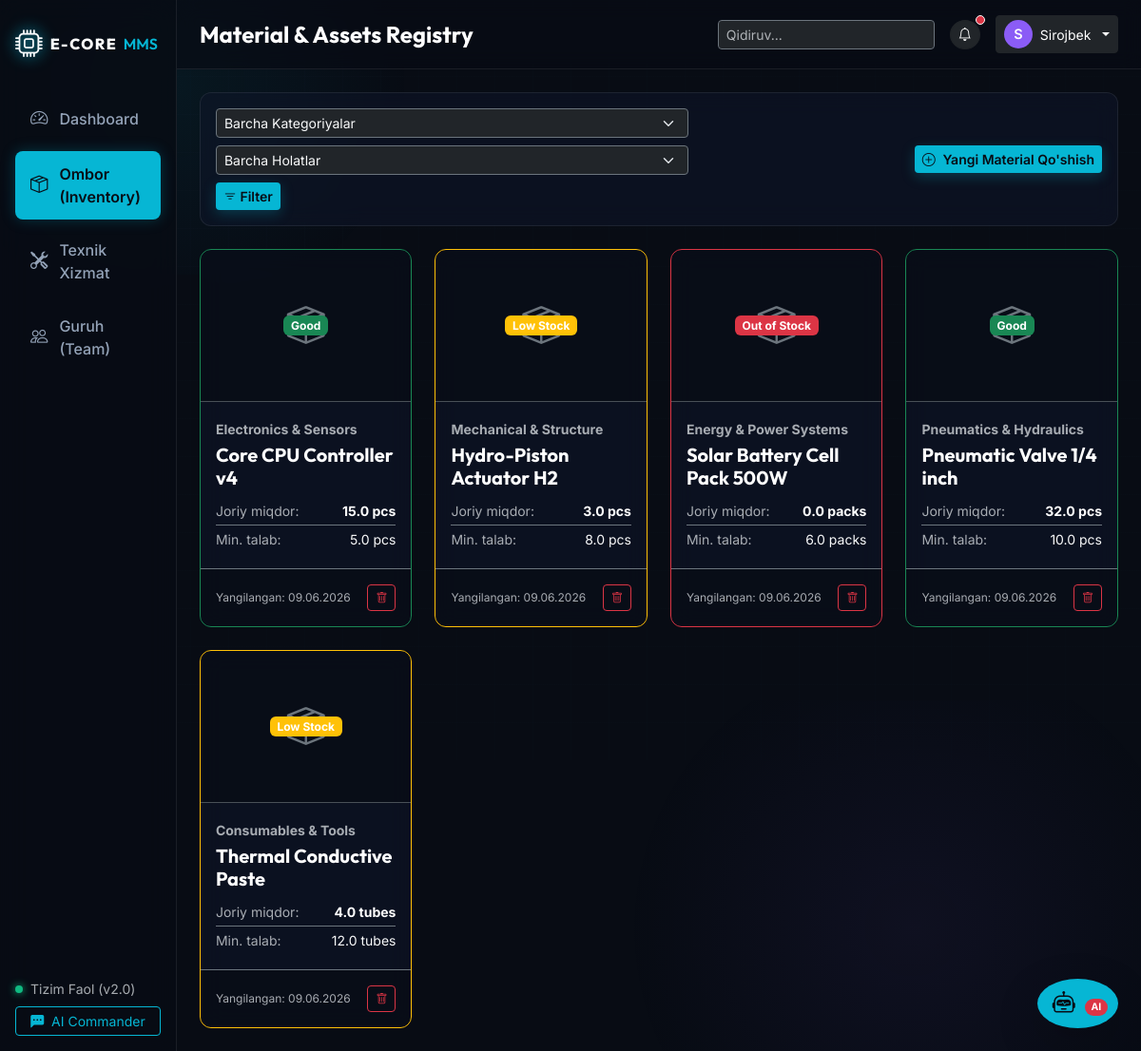
/materials/, run on the app's committed database.
### mms_app/models.py (models this page shows, shortened)
class Material(models.Model):
    CATEGORY_CHOICES = [
        ('electronics', 'Electronics & Sensors'),
        ('mechanical', 'Mechanical & Structure'),
        ('energy', 'Energy & Power Systems'),
        ('pneumatics', 'Pneumatics & Hydraulics'),
        ('consumables', 'Consumables & Tools'),
    ]
    name = models.CharField(max_length=150)
    category = models.CharField(max_length=50, choices=CATEGORY_CHOICES, default='electronics')
    quantity = models.FloatField(default=0.0)
    unit = models.CharField(max_length=20, default='pcs')
    min_required = models.FloatField(default=0.0)
    image = models.ImageField(upload_to='materials/', blank=True, null=True)
    last_updated = models.DateTimeField(auto_now=True)
    @property
    def status(self):
        if self.quantity <= 0:
            return 'Out of Stock'
        elif self.quantity <= self.min_required:
            return 'Low Stock'
        return 'Good'
    @property
    def status_class(self):
        if self.quantity <= 0:
            return 'danger'
        elif self.quantity <= self.min_required:
            return 'warning'
        return 'success'

### mms_app/views.py (the view, shortened to what this page needs)
# urls.py: path('materials/', views.materials_list, name='materials'),
def materials_list(request):
    category_filter = request.GET.get('category', '')
    status_filter = request.GET.get('status', '')
    materials = Material.objects.all()
    if category_filter:
        materials = materials.filter(category=category_filter)
    filtered_materials = []
    for m in materials:
        if status_filter == 'out' and m.quantity > 0:
            continue
        if status_filter == 'low' and (m.quantity <= 0 or m.quantity > m.min_required):
            continue
        if status_filter == 'good' and m.quantity <= m.min_required:
            continue
        filtered_materials.append(m)
    categories = Material.CATEGORY_CHOICES
    context = {
        'materials': filtered_materials,
        'categories': categories,
        'selected_category': category_filter,
        'selected_status': status_filter,
        'page_title': 'Inventory Registry'
    }
    return render(request, 'materials.html', context)

### mms_app/templates/materials.html (shortened to what this page needs)
{% extends 'base.html' %}
{% load static %}
{% block header_title %}Material & Assets Registry{% endblock %}
{% block content %}
<div class="glass-panel p-3 mb-4 border-glass d-flex flex-wrap align-items-center justify-content-between gap-3">
    <form method="GET" class="d-flex flex-wrap gap-2 align-items-center">
        <select name="category" class="form-select form-select-sm bg-dark border-secondary text-light width-auto">
            <option value="">Barcha Kategoriyalar</option>
        </select>
        <select name="status" class="form-select form-select-sm bg-dark border-secondary text-light width-auto">
            <option value="">Barcha Holatlar</option>
        </select>
        <button type="submit" class="btn btn-cyan btn-sm"><i class="bi bi-filter"></i> Filter</button>
    </form>
    <button type="button" class="btn btn-cyan btn-sm" data-bs-toggle="modal" data-bs-target="#addMaterialModal">
        <i class="bi bi-plus-circle me-1"></i> Yangi Material Qo'shish
    </button>
</div>
<div class="row g-4">
    {% if materials %}
        {% for material in materials %}
        <div class="col-12 col-md-6 col-lg-4 col-xl-3">
            <div class="material-card glass-panel h-100 border-{{ material.status_class }} d-flex flex-column justify-content-between overflow-hidden">
                <div>
                    <div class="material-image-area position-relative bg-dark-opacity border-bottom d-flex align-items-center justify-content-center" style="height: 160px;">
                        <span class="position-absolute top-2 end-2 badge bg-{{ material.status_class }}">
                            {{ material.status }}
                        </span>
                    </div>
                    <div class="p-3">
                        <span class="text-muted small uppercase fw-bold">{{ material.get_category_display }}</span>
                        <h5 class="font-outfit text-white fw-bold mt-1 mb-2">{{ material.name }}</h5>
                        <div class="d-flex justify-content-between border-bottom border-secondary py-1 small">
                            <span class="text-muted">Joriy miqdor:</span>
                            <span class="text-white fw-bold">{{ material.quantity }} {{ material.unit }}</span>
                        </div>
                        <div class="d-flex justify-content-between py-1 small">
                            <span class="text-muted">Min. talab:</span>
                            <span class="text-light">{{ material.min_required }} {{ material.unit }}</span>
                        </div>
                    </div>
                </div>
                <div class="p-3 border-top border-secondary bg-dark-opacity d-flex justify-content-between align-items-center">
                    <span class="text-muted extra-small">Yangilangan: {{ material.last_updated|date:"d.m.Y" }}</span>
                    <a href="{% url 'delete_material' material.pk %}" class="btn btn-outline-danger btn-xs" onclick="return confirm('Haqiqatan ham ushbu materialni o‘chirmoqchimisiz?')">
                        <i class="bi bi-trash"></i>
                    </a>
                </div>
            </div>
        </div>
        {% endfor %}
    {% endif %}
</div>
{% endblock %}

### mms_app/templates/base.html (shortened to what this page needs)
{% load static %}
<!DOCTYPE html>
<html lang="uz" data-bs-theme="dark">
<head>
    <link href="https://cdn.jsdelivr.net/npm/bootstrap@5.3.2/dist/css/bootstrap.min.css" rel="stylesheet">
    <link href="https://cdn.jsdelivr.net/npm/bootstrap-icons@1.11.1/font/bootstrap-icons.css" rel="stylesheet">
    <link rel="stylesheet" href="{% static 'css/styles.css' %}">
</head>
<body>
    <div class="cyber-grid"></div>
    <div class="cyber-glow-2"></div>
    <div class="container-fluid p-0 d-flex align-items-stretch min-vh-100">
        <aside class="sidebar d-flex flex-column justify-content-between p-3 border-end">
            <div>
                <div class="brand-logo d-flex align-items-center mb-4">
                    <div class="logo-icon me-2">
                        <i class="bi bi-cpu text-cyan"></i>
                    </div>
                    <div>
                        <span class="logo-text-core">E-CORE</span>
                        <span class="logo-text-sub">MMS</span>
                    </div>
                </div>
                <nav class="nav flex-column gap-2">
                    <a href="{% url 'dashboard' %}" class="nav-link {% if request.resolver_match.url_name == 'dashboard' %}active{% endif %}">
                        <i class="bi bi-speedometer2"></i>
                        <span>Dashboard</span>
                    </a>
                    <a href="{% url 'materials' %}" class="nav-link {% if request.resolver_match.url_name == 'materials' %}active{% endif %}">
                        <i class="bi bi-box-seam"></i>
                        <span>Ombor (Inventory)</span>
                    </a>
                    <a href="{% url 'tasks' %}" class="nav-link {% if request.resolver_match.url_name == 'tasks' %}active{% endif %}">
                        <i class="bi bi-tools"></i>
                        <span>Texnik Xizmat</span>
                    </a>
                    <a href="{% url 'team' %}" class="nav-link {% if request.resolver_match.url_name == 'team' %}active{% endif %}">
                        <i class="bi bi-people"></i>
                        <span>Guruh (Team)</span>
                    </a>
                </nav>
            </div>
            <div class="sidebar-footer">
                <div class="d-flex align-items-center gap-2 mb-2">
                    <span class="status-indicator-dot online"></span>
                    <span class="text-muted small">Tizim Faol (v2.0)</span>
                </div>
                <button class="btn btn-outline-cyan w-100 btn-sm" type="button" data-bs-toggle="offcanvas" data-bs-target="#aiOffcanvas">
                    <i class="bi bi-chat-left-dots-fill me-1"></i> AI Commander
                </button>
            </div>
        </aside>
        <div class="flex-grow-1 d-flex flex-column overflow-hidden">
            <header class="top-nav d-flex align-items-center justify-content-between px-4 py-3 border-bottom">
                <div class="d-flex align-items-center">
                    <h1 class="h4 m-0 font-outfit text-white fw-bold">{% block header_title %}{% endblock %}</h1>
                </div>
                <div class="d-flex align-items-center gap-3">
                    <div class="search-box d-none d-md-block">
                        <input type="text" class="form-control form-control-sm bg-dark border-secondary" placeholder="Qidiruv...">
                    </div>
                    <div class="position-relative notification-bell">
                        <button class="btn btn-icon btn-dark btn-sm rounded-circle">
                            <i class="bi bi-bell text-white"></i>
                        </button>
                        <span class="position-absolute top-0 start-100 translate-middle p-1 bg-danger border border-light rounded-circle"></span>
                    </div>
                    <div class="dropdown">
                        <button class="btn btn-dark dropdown-toggle btn-sm d-flex align-items-center gap-2" type="button" data-bs-toggle="dropdown">
                            <div class="avatar-circle">S</div>
                            <span class="d-none d-sm-inline">Sirojbek</span>
                        </button>
                    </div>
                </div>
            </header>
            <main class="flex-grow-1 overflow-y-auto p-4">
                {% block content %}{% endblock %}
            </main>
        </div>
    </div>
    <div class="floating-chat-trigger">
        <button class="btn btn-cyan btn-lg rounded-circle shadow-lg" type="button" data-bs-toggle="offcanvas" data-bs-target="#aiOffcanvas">
            <i class="bi bi-robot fs-4"></i>
            <span class="badge bg-danger rounded-pill chat-badge">AI</span>
        </button>
    </div>
</body>
</html>

### mms_app/static/css/styles.css (style rules this page uses)
:root { --bg-dark: #080c14; --bg-card: rgba(15, 23, 42, 0.55); --border-glass: rgba(255, 255, 255, 0.08); --text-main: #f8fafc; --text-muted: #94a3b8; --neon-cyan: #06b6d4; --neon-cyan-glow: rgba(6, 182, 212, 0.25); --neon-blue: #3b82f6; --neon-blue-glow: rgba(59, 130, 246, 0.25); --neon-violet: #8b5cf6; --neon-violet-glow: rgba(139, 92, 246, 0.25); --neon-green: #10b981; --neon-green-glow: rgba(16, 185, 129, 0.25); --neon-warning: #f59e0b; --neon-warning-glow: rgba(245, 158, 11, 0.25); --neon-danger: #ef4444; --neon-danger-glow: rgba(239, 68, 68, 0.25); }
body { font-family: 'Inter', -apple-system, BlinkMacSystemFont, "Segoe UI", Roboto, sans-serif; background-color: var(--bg-dark); color: var(--text-main); overflow-x: hidden; position: relative; }
.font-outfit { font-family: 'Outfit', sans-serif; }
.cyber-grid { position: fixed; top: 0; left: 0; width: 100vw; height: 100vh; background-image: linear-gradient(rgba(18, 30, 49, 0.07) 1px, transparent 1px), linear-gradient(90deg, rgba(18, 30, 49, 0.07) 1px, transparent 1px); background-size: 40px 40px; z-index: -3; pointer-events: none; }
.cyber-glow-2 { position: fixed; bottom: -10%; right: -10%; width: 60vw; height: 60vh; background: radial-gradient(circle, rgba(139, 92, 246, 0.06) 0%, transparent 70%); z-index: -2; pointer-events: none; }
.glass-panel { background: var(--bg-card); backdrop-filter: blur(12px); -webkit-backdrop-filter: blur(12px); border: 1px solid var(--border-glass); border-radius: 12px; transition: all 0.3s cubic-bezier(0.4, 0, 0.2, 1); }
.sidebar { width: 260px; background: rgba(8, 12, 20, 0.85); backdrop-filter: blur(15px); border-color: var(--border-glass) !important; z-index: 100; transition: all 0.3s ease; }
.brand-logo { padding: 0.5rem 0; }
.logo-icon { font-size: 1.8rem; filter: drop-shadow(0 0 8px var(--neon-cyan)); }
.logo-text-core { font-family: 'Outfit', sans-serif; font-weight: 800; letter-spacing: 1.5px; color: #fff; }
.logo-text-sub { font-family: 'Outfit', sans-serif; font-weight: 600; color: var(--neon-cyan); margin-left: 2px; }
.nav-link { display: flex; align-items: center; gap: 0.75rem; padding: 0.75rem 1rem; color: var(--text-muted); border-radius: 8px; font-weight: 500; transition: all 0.2s ease; }
.nav-link i { font-size: 1.15rem; }
.nav-link.active { color: var(--bg-dark); background: var(--neon-cyan); font-weight: 600; box-shadow: 0 0 15px var(--neon-cyan-glow); }
.nav-link.active i { color: var(--bg-dark); }
.top-nav { background: rgba(8, 12, 20, 0.65); backdrop-filter: blur(10px); border-color: var(--border-glass) !important; }
.avatar-circle { width: 30px; height: 30px; border-radius: 50%; background: var(--neon-violet); color: #fff; display: flex; align-items: center; justify-content: center; font-weight: 600; font-size: 0.9rem; }
.border-warning::after { background: var(--neon-warning); }
.border-success::after { background: var(--neon-green); }
.border-danger::after { background: var(--neon-danger); }
.bg-dark-opacity { background-color: rgba(0, 0, 0, 0.25); }
.material-card { transition: all 0.3s cubic-bezier(0.4, 0, 0.2, 1); }
.btn-xs { padding: 0.25rem 0.5rem; font-size: 0.75rem; border-radius: 4px; }
.extra-small { font-size: 0.75rem; }
.btn-cyan { background-color: var(--neon-cyan); color: var(--bg-dark); font-weight: 600; border: none; box-shadow: 0 4px 14px var(--neon-cyan-glow); transition: all 0.2s ease; }
.btn-outline-cyan { color: var(--neon-cyan); border-color: var(--neon-cyan); background: transparent; }
.status-indicator-dot { display: inline-block; width: 8px; height: 8px; border-radius: 50%; }
.status-indicator-dot.online { background-color: var(--neon-green); box-shadow: 0 0 8px var(--neon-green); }
.floating-chat-trigger { position: fixed; bottom: 24px; right: 24px; z-index: 999; }
.chat-badge { position: absolute; top: -5px; right: -5px; font-size: 0.65rem; }

### data on the page
Material: status "Good", category "Electronics & Sensors", name "Core CPU Controller v4", quantity "15.0", unit "pcs", min_required "5.0", last_updated "09.06.2026"
Material: status "Low Stock", category "Mechanical & Structure", name "Hydro-Piston Actuator H2", quantity "3.0", unit "pcs", min_required "8.0", last_updated "09.06.2026"
Material: status "Out of Stock", category "Energy & Power Systems", name "Solar Battery Cell Pack 500W", quantity "0.0", unit "packs", min_required "6.0", last_updated "09.06.2026"
Material: status "Good", category "Pneumatics & Hydraulics", name "Pneumatic Valve 1/4 inch", quantity "32.0", unit "pcs", min_required "10.0", last_updated "09.06.2026"
Material: status "Low Stock", category "Consumables & Tools", name "Thermal Conductive Paste", quantity "4.0", unit "tubes", min_required "12.0", last_updated "09.06.2026"
